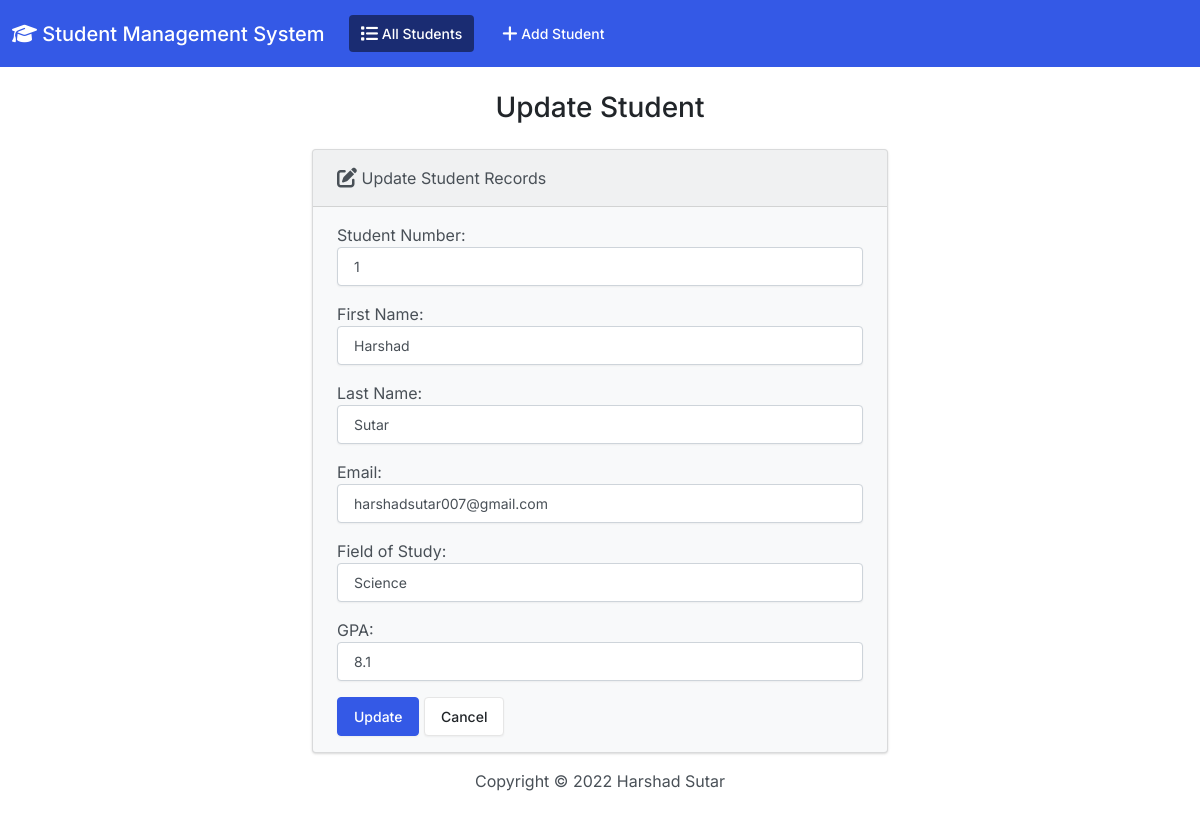
/edit/2/, run on an earlier commit of the app's database.
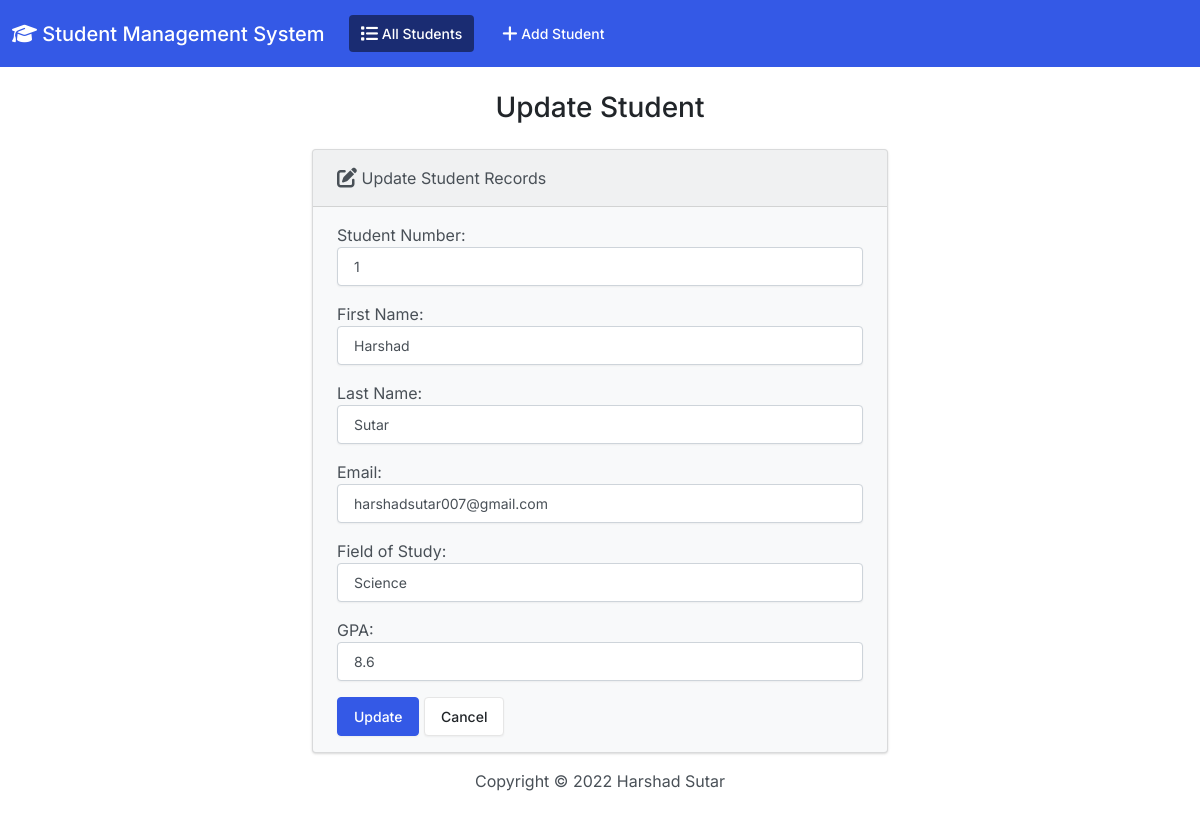
And on a later commit of the database.
### students/models.py (models this page shows, shortened)
class Student(models.Model):
    student_number = models.PositiveIntegerField()
    first_name = models.CharField(max_length=50)
    last_name = models.CharField(max_length=50)
    email = models.EmailField(max_length=100)
    field_of_study = models.CharField(max_length=50)
    gpa = models.FloatField()

### students/views.py (the view)
# urls.py: path('edit/<int:id>/', views.edit, name='edit'),
def edit(request, id):
  if request.method == 'POST':
    student = Student.objects.get(pk=id)
    form = StudentForm(request.POST, instance=student)
    if form.is_valid():
      form.save()
      return render(request, 'students/edit.html', {
        'form': form,
        'success': True
      })
  else:
    student = Student.objects.get(pk=id)
    form = StudentForm(instance=student)
  return render(request, 'students/edit.html', {
    'form': form
  })

### students/forms.py
class StudentForm(forms.ModelForm):
    class Meta:
        model = Student
        fields = ['student_number','first_name','last_name','email','field_of_study','gpa']
        labels ={
            'student_number':'Student Number',
            'first_name': 'First Name',
            'last_name':'Last Name',
            'email': 'Email',
            'field_of_study':'Field of Study',
            'gpa':'GPA'
        }
        widgets = {
            'student_number': forms.NumberInput(attrs={'class':'form-control'}),
            'first_name': forms.TextInput(attrs={'class':'form-control'}),
            'last_name':forms.TextInput(attrs={'class':'form-control'}),
            'email': forms.EmailInput(attrs={'class':'form-control'}),
            'field_of_study':forms.TextInput(attrs={'class':'form-control'}),
            'gpa':forms.NumberInput(attrs={'class':'form-control'})
        }

### students/templates/students/edit.html (shortened to what this page needs)
{% extends "students/base.html" %}
{% block body %}
  <h3 class="text-center m-4">Update Student</h3>
  {% if success %}
    <div class="alert alert-success" role="alert">
      The student updated successfully.
      <a href="{% url 'index' %}" class="alert-link">Go to Home Page.</a>
    </div>
  {% else %}
    <div class="row justify-content-center">
      <div class="col-6">
        <div class="card bg-light mb-3">
          <div class="card-header">
            <i class="fa-solid fa-pen-to-square fa-lg"></i> Update Student Records
          </div>
          <div class="card-body">
            <form action="" method="POST">
              {{ form.as_p }}
              <button type="submit" class="btn btn-primary">Update</button>
              <a href="{% url 'index' %}" class="btn btn-secondary">Cancel</a>
            </form>
          </div>
        </div>
      </div>
    </div>
  {% endif %}
{% endblock %}

What changed in the data, as far as the page shows it:
changed Student "Harshad": gpa "8.1" → "8.6"
